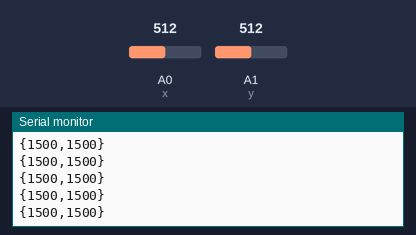
Recording of a sketch running on a simulated Arduino Uno, built with avr-gcc and run on an emulated ATmega328P. On the bench: the last lines printed to the serial monitor. The inputs (shaded band) are chosen by the test bench; at power-on: A0 (x) = 512, A1 (y) = 512. The modem accepts every AT command (registered, SIM ready, sends succeed) and sends nothing else.

Above: at 4.2 s.
4.3 s: A0 (x) set to 610
At 4.8 s:
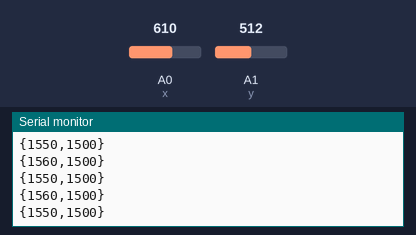
5.8 s: A1 (y) set to 610
At 6.8 s:
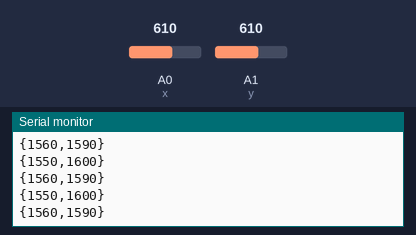
8.8 s: A0 (x) set to 590
At 9.3 s:
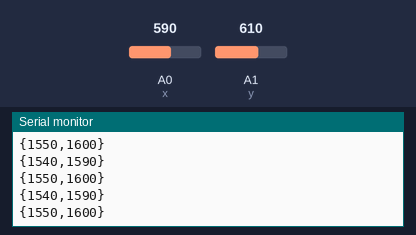
10.3 s: A1 (y) set to 590
At 11.1 s:
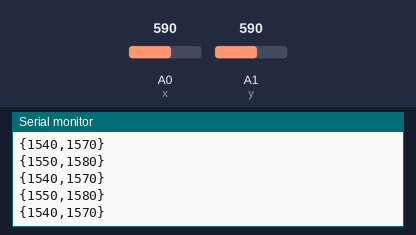
Timing chart, 0 to 13.3 s (numbered marks = the images above; inputs shaded):
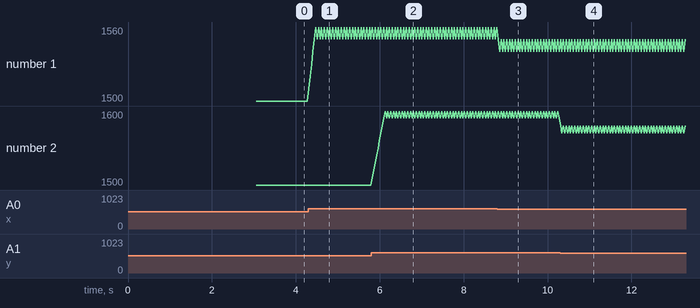

The sketch:

BT_TRANSMIT_4_4_23_V5.ino
```cpp
#include <AltSoftSerial.h>
AltSoftSerial BTserial;
int x = A0;
int y = A1;
int joystickX = 0; //Holds joystick x value for transmission (STEERING)
int joystickY = 0; //Holds joystick y value for transmission (THROTTLE)
int storedX = 0; //Holds analog value for curve
int storedY = 0; //Holds analog value for curve
int scaleFactor = 10; //Variable for scaling output


void setup() {
  // put your setup code here, to run once:
  pinMode(x, INPUT);
  pinMode(y, INPUT);
  BTserial.begin(9600);
  Serial.begin(9600);
  BTserial.print("AT");
  delay(1000);
  BTserial.print("AT+CO094A9A83AED70");
  delay(1000);
  BTserial.print("AT+CO094A9A83AED70");
  delay(1000);
  BTserial.print("AT+CO094A9A83AED70");
  storedX = map(analogRead(x), 0, 1023, 1200, 1800);
  storedY = map(analogRead(y), 0, 1023, 1000, 2000);
}

void loop() {
  // put your main code here, to run repeatedly:
  joystickX = map(analogRead(x), 0, 1023, 1200, 1800);
  joystickY = map(analogRead(y), 0, 1023, 1000, 2000);

  //Acceleration Curve
  if (joystickX > storedX) { //If joystick value is larger than stored value (X)
    storedX += scaleFactor;
  }
  else if (joystickX < storedX) {
    storedX -= scaleFactor;
  }
  else {
    storedX = storedX;
  }
  if (joystickY > storedY) { //If joystick value is larger than stored value (X)
    storedY += scaleFactor;
  }
  else if (joystickY < storedY) {
    storedY -= scaleFactor;
  }
  else {
    storedY = storedY;
  }

  //Centering forgiveness
  if (400 < joystickX && joystickX < 600)
  {
    storedX = 1470; //Experimentally determined center value (STEERING)
  }
  if (400 < joystickY && joystickY < 600)
  {
    storedY = 1557; //Experimentally determined center value (THROTTLE)
  }


  Serial.print("{");
  Serial.print(storedX);
  Serial.print(",");
  Serial.print(storedY);
  Serial.print("}\n");

  BTserial.print("{");
  BTserial.print(storedX);
  BTserial.print(",");
  BTserial.print(storedY);
  BTserial.print("}\n");
  delay(20);
}
```

Measured:
- after the input at 4.3 s, the serial monitor: prints a new line at once (image 1)
- after the input at 5.8 s, the serial monitor: prints a new line at once (image 2)
- after the input at 8.8 s, the serial monitor: prints a new line after 0.06 s (image 3)
- after the input at 10.3 s, the serial monitor: prints a new line at once (image 4)
- plotted number 1: 1500 → 1550 after the input at 4.3 s
- plotted number 2: 1500 → 1590 after the input at 5.8 s, 1590 → 1580 after the input at 10.3 s
